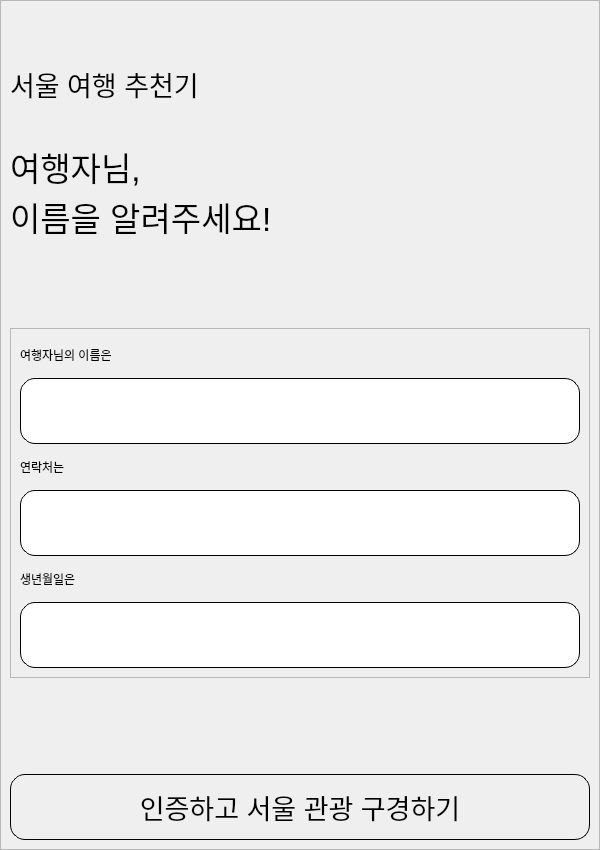
<?xml version="1.0" encoding="UTF-8"?>
<ui version="4.0">
 <class>Dialog</class>
 <widget class="QDialog" name="Dialog">
  <property name="geometry">
   <rect>
    <x>0</x>
    <y>0</y>
    <width>600</width>
    <height>850</height>
   </rect>
  </property>
  <property name="windowTitle">
   <string>Dialog</string>
  </property>
  <layout class="QVBoxLayout" name="verticalLayout_3">
   <property name="spacing">
    <number>0</number>
   </property>
   <property name="leftMargin">
    <number>0</number>
   </property>
   <property name="topMargin">
    <number>0</number>
   </property>
   <property name="rightMargin">
    <number>0</number>
   </property>
   <property name="bottomMargin">
    <number>0</number>
   </property>
   <item>
    <widget class="QFrame" name="frame_2">
     <property name="frameShape">
      <enum>QFrame::StyledPanel</enum>
     </property>
     <property name="frameShadow">
      <enum>QFrame::Raised</enum>
     </property>
     <layout class="QVBoxLayout" name="verticalLayout_2">
      <item>
       <spacer name="verticalSpacer_4">
        <property name="orientation">
         <enum>Qt::Vertical</enum>
        </property>
        <property name="sizeType">
         <enum>QSizePolicy::Fixed</enum>
        </property>
        <property name="sizeHint" stdset="0">
         <size>
          <width>20</width>
          <height>55</height>
         </size>
        </property>
       </spacer>
      </item>
      <item>
       <widget class="QLabel" name="label_4">
        <property name="maximumSize">
         <size>
          <width>16777215</width>
          <height>37</height>
         </size>
        </property>
        <property name="font">
         <font>
          <pointsize>20</pointsize>
         </font>
        </property>
        <property name="text">
         <string>서울 여행 추천기</string>
        </property>
       </widget>
      </item>
      <item>
       <spacer name="verticalSpacer_2">
        <property name="orientation">
         <enum>Qt::Vertical</enum>
        </property>
        <property name="sizeType">
         <enum>QSizePolicy::Fixed</enum>
        </property>
        <property name="sizeHint" stdset="0">
         <size>
          <width>20</width>
          <height>35</height>
         </size>
        </property>
       </spacer>
      </item>
      <item>
       <widget class="QLabel" name="label_5">
        <property name="maximumSize">
         <size>
          <width>16777215</width>
          <height>96</height>
         </size>
        </property>
        <property name="font">
         <font>
          <pointsize>25</pointsize>
         </font>
        </property>
        <property name="text">
         <string>여행자님,
이름을 알려주세요!</string>
        </property>
       </widget>
      </item>
      <item>
       <spacer name="verticalSpacer_3">
        <property name="orientation">
         <enum>Qt::Vertical</enum>
        </property>
        <property name="sizeType">
         <enum>QSizePolicy::Expanding</enum>
        </property>
        <property name="sizeHint" stdset="0">
         <size>
          <width>20</width>
          <height>87</height>
         </size>
        </property>
       </spacer>
      </item>
      <item>
       <widget class="QFrame" name="frame">
        <property name="minimumSize">
         <size>
          <width>0</width>
          <height>350</height>
         </size>
        </property>
        <property name="maximumSize">
         <size>
          <width>16777215</width>
          <height>350</height>
         </size>
        </property>
        <property name="styleSheet">
         <string notr="true">QLineEdit{border-radius:15px;
border:1px solid black;
	font: 20pt;
}</string>
        </property>
        <property name="frameShape">
         <enum>QFrame::StyledPanel</enum>
        </property>
        <property name="frameShadow">
         <enum>QFrame::Raised</enum>
        </property>
        <layout class="QVBoxLayout" name="verticalLayout">
         <item>
          <widget class="QLabel" name="label">
           <property name="text">
            <string>여행자님의 이름은</string>
           </property>
          </widget>
         </item>
         <item>
          <widget class="QLineEdit" name="lineEdit">
           <property name="minimumSize">
            <size>
             <width>560</width>
             <height>66</height>
            </size>
           </property>
          </widget>
         </item>
         <item>
          <widget class="QLabel" name="label_2">
           <property name="text">
            <string>연락처는</string>
           </property>
          </widget>
         </item>
         <item>
          <widget class="QLineEdit" name="lineEdit_2">
           <property name="minimumSize">
            <size>
             <width>560</width>
             <height>66</height>
            </size>
           </property>
          </widget>
         </item>
         <item>
          <widget class="QLabel" name="label_3">
           <property name="text">
            <string>생년월일은</string>
           </property>
          </widget>
         </item>
         <item>
          <widget class="QLineEdit" name="lineEdit_3">
           <property name="minimumSize">
            <size>
             <width>560</width>
             <height>66</height>
            </size>
           </property>
          </widget>
         </item>
        </layout>
       </widget>
      </item>
      <item>
       <spacer name="verticalSpacer">
        <property name="orientation">
         <enum>Qt::Vertical</enum>
        </property>
        <property name="sizeType">
         <enum>QSizePolicy::Fixed</enum>
        </property>
        <property name="sizeHint" stdset="0">
         <size>
          <width>20</width>
          <height>90</height>
         </size>
        </property>
       </spacer>
      </item>
      <item>
       <widget class="QPushButton" name="pushButton">
        <property name="minimumSize">
         <size>
          <width>0</width>
          <height>66</height>
         </size>
        </property>
        <property name="styleSheet">
         <string notr="true">border-radius:15px;
border:1px solid black;
	font: 20pt;</string>
        </property>
        <property name="text">
         <string>인증하고 서울 관광 구경하기</string>
        </property>
       </widget>
      </item>
     </layout>
    </widget>
   </item>
  </layout>
 </widget>
 <resources/>
 <connections/>
</ui>
